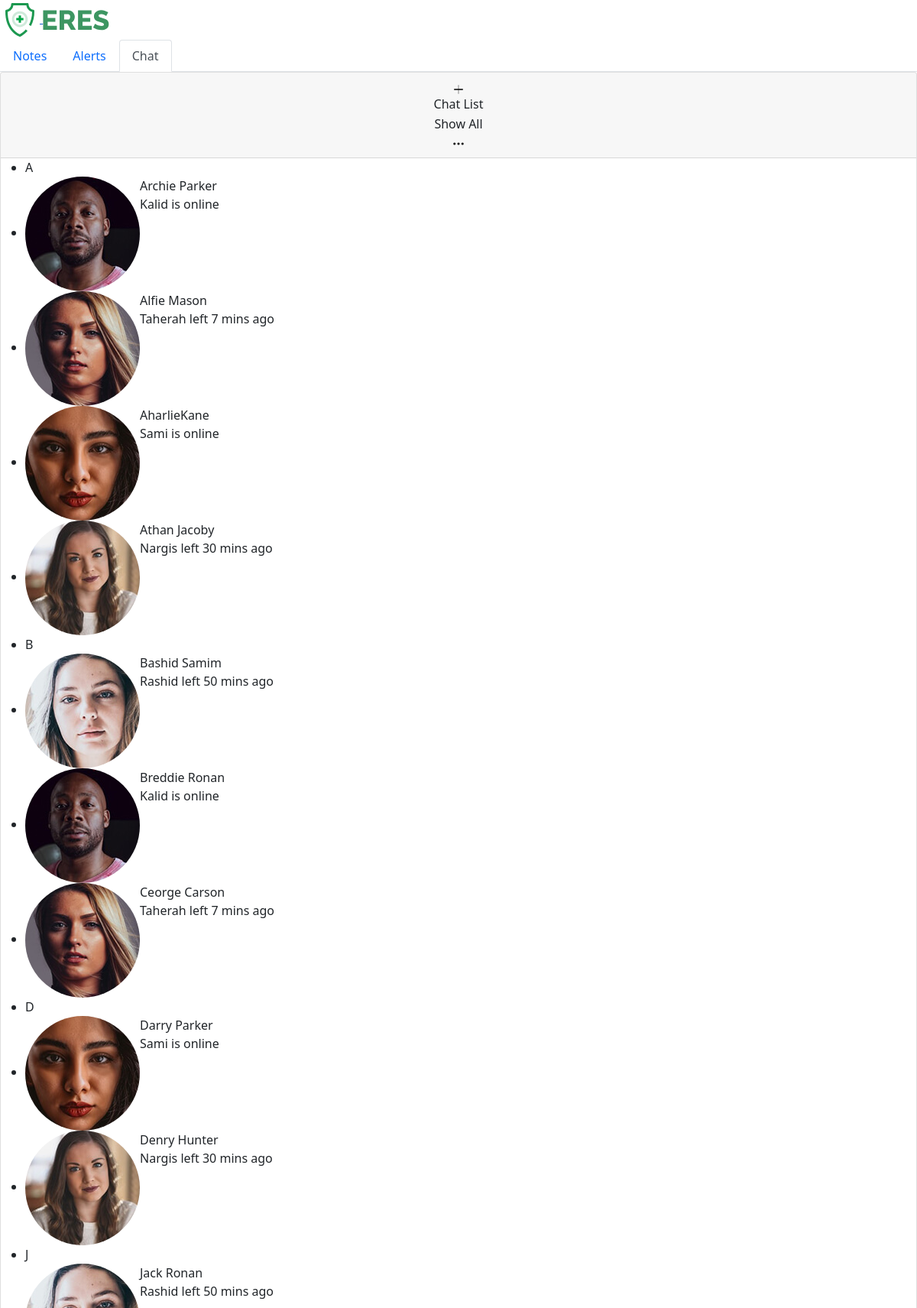
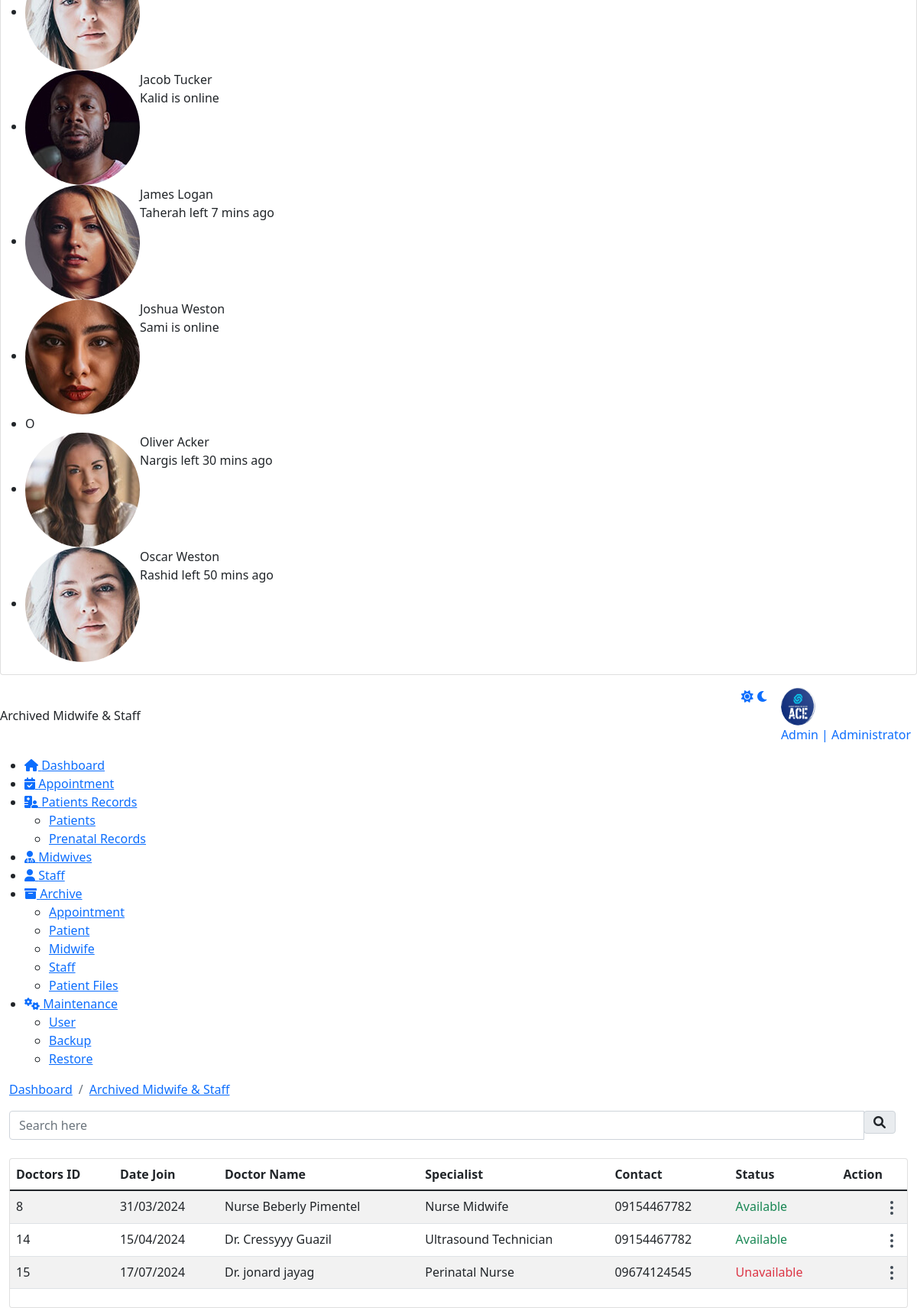
Screenshot of /admin/archive_doc.php (signed in) with the database file from the repository (2 pictures, top to bottom).
### tables this page shows
CREATE TABLE `archive_doctor` (
  `DoctorID` int(11) NOT NULL,
  `Title` varchar(50) DEFAULT NULL,
  `FirstName` varchar(50) DEFAULT NULL,
  `MiddleName` varchar(50) DEFAULT NULL,
  `LastName` varchar(50) DEFAULT NULL,
  `DateOfBirth` date DEFAULT NULL,
  `Age` int(11) DEFAULT NULL,
  `Gender` varchar(10) DEFAULT NULL,
  `Address` text DEFAULT NULL,
  `Mobile` varchar(15) DEFAULT NULL,
  `Email` varchar(100) DEFAULT NULL,
  `Specialization` varchar(100) DEFAULT NULL,
  `Status` varchar(20) DEFAULT NULL,
  `JoinDate` date DEFAULT NULL,
  `File` varchar(255) DEFAULT NULL,
  PRIMARY KEY (`DoctorID`)
);

### admin/archive_doc.php (the view, shortened to what this page needs)
<!DOCTYPE html>
<html lang="en">
<head>
    <link href="https://eres.dexignzone.com/codeigniter/demo/public/assets/vendor/datatables/css/jquery.dataTables.min.css" rel="stylesheet" type="text/css"/>
    <link href="https://eres.dexignzone.com/codeigniter/demo/public/assets/vendor/bootstrap-select/dist/css/bootstrap-select.min.css" rel="stylesheet" type="text/css"/>
    <link class="main-css" href="https://eres.dexignzone.com/codeigniter/demo/public/assets/css/style.css" rel="stylesheet" type="text/css"/>
    <link rel="stylesheet" href="https://cdnjs.cloudflare.com/ajax/libs/font-awesome/6.5.1/css/all.min.css" />
    <link href="https://eres.dexignzone.com/codeigniter/demo/public/assets/vendor/owl-carousel/owl.carousel.css" rel="stylesheet" type="text/css"/>
    <link href="https://eres.dexignzone.com/codeigniter/demo/public/assets/vendor/clockpicker/css/bootstrap-clockpicker.min.css" rel="stylesheet" type="text/css"/>
    <link href="https://eres.dexignzone.com/codeigniter/demo/public/assets/vendor/bootstrap-datetimepicker/css/bootstrap-datetimepicker.min.css" rel="stylesheet" type="text/css"/>
    <link href="https://eres.dexignzone.com/codeigniter/demo/public/assets/vendor/bootstrap-datetimepicker-master/css/bootstrap-datetimepicker.min.css" rel="stylesheet" type="text/css"/>
</head>
<body>
    <div id="main-wrapper">
        <?php include './template/header.php'; ?>
        <?php include './template/chatbot.php'; ?>
        <div class="header">
            <div class="header-content">
                <nav class="navbar navbar-expand">
                    <div class="collapse navbar-collapse justify-content-between">
                        <div class="header-left">
                            <div class="dashboard_bar">Archived Midwife & Staff</div>
                        </div>
                        <?php include './template/header2.php'; ?>
                    </div>
                </nav>
            </div>
        </div>
        <?php include './template/sidebar.php'; ?>
        <div class="content-body">
            <div class="container-fluid">
                <div class="page-titles">
                    <ol class="breadcrumb">
                        <li class="breadcrumb-item"><a href="javascript:void(0)">Dashboard</a></li>
                        <li class="breadcrumb-item active"><a href="javascript:void(0)">Archived Midwife & Staff</a></li>
                    </ol>
                </div>
                <div class="form-head d-flex mb-3 mb-md-4 align-items-start">
                    <div class="input-group search-area ms-auto d-inline-flex me-3">
                        <input type="text" class="form-control" id="searchInput" placeholder="Search here">
                        <div class="input-group-append">
                            <button type="button" class="input-group-text" onclick="searchTable()"><i class="fas fa-search"></i></button>
                        </div>
                    </div>
                </div>
                <?php
                include('./connection/conn.php');
                $query = "SELECT * FROM archive_doctor";
                $result = mysqli_query($conn, $query);
                ?>
                <div class="row">
                    <div class="col-xl-12">
                        <div class="card">
                            <div class="card-body p-0">
                                <div class="table-responsive">
                                    <table id="example5" class="table table-striped patient-list mb-4 dataTablesCard fs-14">
                                        <thead>
                                            <tr>
                                                <th>Doctors ID</th>
                                                <th>Date Join</th>
                                                <th>Doctor Name</th>
                                                <th>Specialist</th>
                                                <th>Contact</th>
                                                <th>Status</th>
                                                <th>Action</th>
                                            </tr>
                                        </thead>
                                        <tbody>
                                        <?php
                                        if (mysqli_num_rows($result) > 0) {
                                            while ($row = mysqli_fetch_assoc($result)) {
                                                echo "<tr>";
                                                echo '<td>' . $row['DoctorID'] . '</td>';
                                                echo '<td>' . date('d/m/Y', strtotime($row['JoinDate'])) . '</td>';
                                                echo '<td>' . $row['Title'] . ' ' . $row['FirstName'] . ' ' . $row['LastName'] . '</td>';
                                                echo '<td>' . $row['Specialization'] . '</td>';
                                                echo '<td>' . $row['Mobile'] . '</td>';
                                                echo '<td>' . getStatusBadge($row['Status']) . '</td>';
                                                echo '<td>
                                                        <div class="d-flex align-items-center">
                                                            <div class="dropdown ms-auto c-pointer text-end">
                                                                <div class="btn-link" data-bs-toggle="dropdown">
                                                                    <svg width="24" height="24" viewBox="0 0 24 24" fill="none" xmlns="http://www.w3.org/2000/svg">
                                                                        <path d="M12 11C11.4477 11 11 11.4477 11 12C11 12.5523 11.4477 13 12 13C12.5523 13 13 12.5523 13 12C13 11.4477 12.5523 11 12 11Z" stroke="#3E4954" stroke-width="2" stroke-linecap="round" stroke-linejoin="round"/>
                                                                        <path d="M12 18C11.4477 18 11 18.4477 11 19C11 19.5523 11.4477 20 12 20C12.5523 20 13 19.5523 13 19C13 18.4477 12.5523 18 12 18Z" stroke="#3E4954" stroke-width="2" stroke-linecap="round" stroke-linejoin="round"/>
                                                                        <path d="M12 4C11.4477 4 11 4.44772 11 5C11 5.55228 11.4477 6 12 6C12.5523 6 13 5.55228 13 5C13 4.44772 12.5523 4 12 4Z" stroke="#3E4954" stroke-width="2" stroke-linecap="round" stroke-linejoin="round"/>
                                                                    </svg>
                                                                </div>
                                                                <div class="dropdown-menu dropdown-right">
                                                                    <a class="dropdown-item" href="javascript:void(0);" onclick="restoreDoctor(' . $row['DoctorID'] . ')">Restore</a>
                                                                    <a class="dropdown-item" href="javascript:void(0);" onclick="deleteDoctor(' . $row['DoctorID'] . ')">Delete Permanently</a>
                                                                </div>
                                                            </div>
                                                        </div>
                                                    </td>';
                                                echo '</tr>';
                                            }
                                        } else {
                                            echo "<tr><td colspan='7'>No archived doctors found</td></tr>";
                                        }
                                        ?>
                                        </tbody>
                                    </table>
                                </div>
                            </div>
                        </div>
                    </div>
                </div>
                <?php
                function getStatusBadge($status) {
                    if ($status == 'Unavailable') {
                        return "<span class='text-danger font-w600'>Unavailable</span>";
                    } elseif ($status == 'Available') {
                        return "<span class='text-success font-w600'>Available</span>";
                    } elseif ($status == 'Resigned') {
                        return "<span class='text-warning font-w600'>Resigned</span>";
                    } else {
                        return "<span class='font-w600'>" . $status . "</span>";
                    }
                }
                ?>
            </div>
        </div>
    </body>
</html>

### rows the page displays
archive_doctor: DoctorID "8", JoinDate "31/03/2024", Title "Nurse", FirstName "Beberly", LastName "Pimentel", Specialization "Nurse Midwife", Mobile "09154467782", Status "Available"
archive_doctor: DoctorID "14", JoinDate "15/04/2024", Title "Dr.", FirstName "Cressyyy", LastName "Guazil", Specialization "Ultrasound Technician", Mobile "09154467782", Status "Available"
archive_doctor: DoctorID "15", JoinDate "17/07/2024", Title "Dr.", FirstName "jonard", LastName "jayag", Specialization "Perinatal Nurse", Mobile "09674124545", Status "Unavailable"

### other values shown
$_SESSION['username'] "Admin"
$_SESSION['user_type'] "Administrator"
